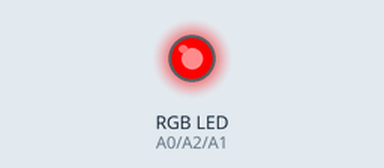
Bench run of a sketch on a simulated Arduino Uno, built with avr-gcc and run on an emulated ATmega328P. Parts: an RGB LED mixed from three pins (HIGH = lit).

Above: at 0.5 s.
At 1.5 s:
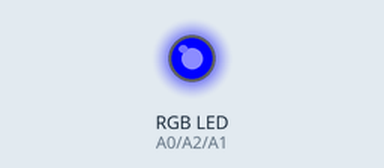
At 2.5 s:
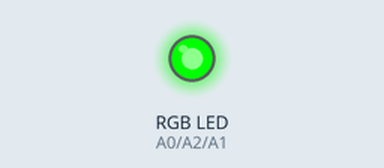
At 3.5 s:
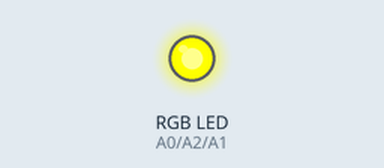
At 4.5 s:
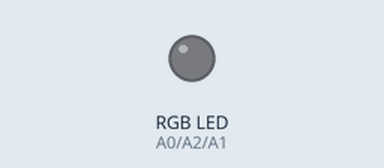
At 5.5 s:
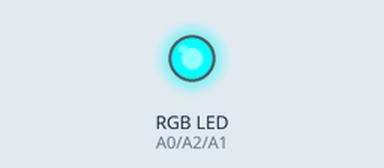
Timing chart, 0 to 7.8 s (numbered marks = the images above):
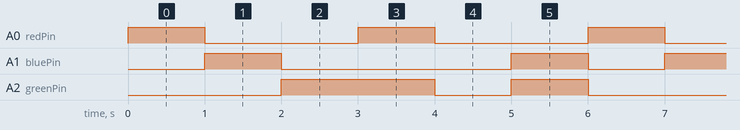

The sketch:

testcode_RGB_LED.ino
```cpp
/*
USing the RGB LED (Keyes K851261)
*/

int redPin = A0;
int bluePin = A1;
int greenPin = A2;


void setup()
{
  Serial.begin(9600);
  pinMode(redPin, OUTPUT);
  pinMode(bluePin, OUTPUT);
  pinMode(greenPin, OUTPUT);
}

void loop () {
  setColor(255, 0, 0);  // red
  delay(1000);
  setColor(0, 0, 255);  // blue
  delay(1000);
  setColor(0, 255, 0);  // green
  delay(1000);
  setColor(255, 255, 0);  // yellow
  delay(1000);
  setColor(80, 0, 80);  // purple
  delay(1000);
  setColor(0, 255, 255);  // aqua
  delay(1000);
}

void setColor(int red, int green, int blue)
{
//  red = 255 - red;
//  green = 255 - green;
//  blue = 255 - blue;
  analogWrite(redPin, red);
  analogWrite(greenPin, green);
  analogWrite(bluePin, blue);
}
```

Measured:
- by itself, A0 (redPin): alternates HIGH for 1.0 s and LOW for 2.0 s
- by itself, A1 (bluePin): repeats every 6.0 s: LOW 3.0 s, HIGH 1.0 s, LOW 1.0 s, HIGH 1.0 s
- by itself, A2 (greenPin): repeats every 6.0 s: LOW 1.0 s, HIGH 1.0 s, LOW 2.0 s, HIGH 2.0 s
